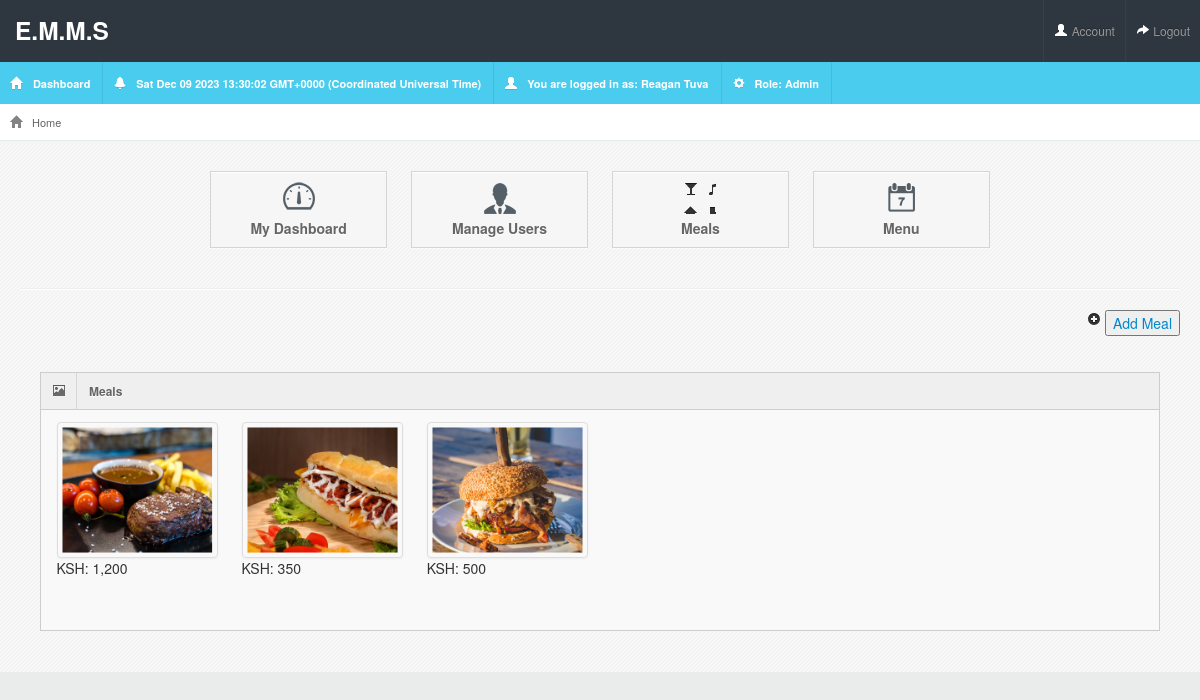
Screenshot of /meals/view-meals/ (signed in) with the database file from the repository.
### accounts/models.py (models this page shows, shortened)
class Account(AbstractBaseUser):
    first_name = models.CharField(max_length=50)
    last_name = models.CharField(max_length=50)
    username = models.CharField(max_length=50, unique=True)
    staff_number = models.CharField(max_length=50, unique=True)
    email = models.EmailField(max_length=100, unique=True)
    phone_number = models.CharField(max_length=50, unique=True)
    date_joined = models.DateTimeField(auto_now_add=True)
    last_login = models.DateTimeField(auto_now_add=True)
    is_active = models.BooleanField(default=True)
    is_staff = models.BooleanField(default=True)
    is_cook = models.BooleanField(default=False)
    is_chef = models.BooleanField(default=False)
    is_admin = models.BooleanField(default=False)
    is_superadmin = models.BooleanField(default=False)
    USERNAME_FIELD = 'staff_number'
    REQUIRED_FIELDS = ['username', 'email', 'first_name', 'last_name', 'phone_number']
    objects = MyAccountManager()
    class Meta:
        ordering = ['-id']

### meals/models.py (models this page shows, shortened)
class Meal(models.Model):
    owner = models.ForeignKey(Account, on_delete=models.CASCADE)
    meal_name = models.CharField(max_length=200)
    image = models.ImageField(blank=True, upload_to='meals', default="meals/default.png")
    amount = models.IntegerField()
    created_at = models.DateTimeField(auto_now_add=True)
    updated_at = models.DateTimeField(auto_now=True)
    id = models.UUIDField(default=uuid.uuid4, unique=True, primary_key=True, editable=False)
    class Meta:
        ordering = ['-created_at']

### meals/views.py (the view)
# urls.py: path('view-meals/', views.viewMeals, name="view-meals"),
@login_required(login_url= 'login')
def viewMeals(request):
     user = request.user
     if  user.is_chef == True:
        meals = Meal.objects.all()
        context = {
            'meals': meals,
        }
        return render(request, 'meals/view-meals.html', context)
     else:
         messages.error(request, "Access Route Denied!")
         return redirect('dashboard')

### meals/templates/meals/view-meals.html (shortened to what this page needs)
{% extends 'main.html' %}
{% load static %}
{%block content%}
{% if request.user.is_chef %}
<div class="text-right">
    <h1 class="icon-plus-sign"></h1>
   <button><a href="{% url 'add-meal' %}">Add Meal</a></button>
</div>
{% endif %}
<div class="container-fluid">
    <div class="row-fluid">
        <div class="span12">
            <div class="widget-box">
                <div class="widget-title">
                    <span class="icon">
                        <i class="icon-picture"></i>
                    </span>
                    <h5>Meals</h5>
                </div>
                <div class="widget-content">
                <ul class="thumbnails">
                    {% for meal in meals %}
                            <li class="span2">
                            <a class="thumbnail lightbox_trigger" href="{{meal.image.url}}">
                                <img src="{{meal.image.url}}" alt="" >
                            </a>
                            {% load humanize %}
                            <p>KSH: {{meal.amount|floatformat|intcomma}}</p>
                        </li>
                        {% endfor %}
                      </ul>
                </div>
            </div>
        </div>
    </div>
</div>
</div>
{%endblock%}

### templates/main.html (shortened to what this page needs)
<!DOCTYPE html>
{% load static %}
<html lang="en">
<head>
<link rel="stylesheet" href="{% static 'assets/css/bootstrap.min.css' %}" />
<link rel="stylesheet" href="{% static 'assets/css/bootstrap-responsive.min.css' %}" />
<link rel="stylesheet" href="{% static 'assets/css/fullcalendar.css' %}" />
<link rel="stylesheet" href="{% static 'assets/css/maruti-style.css' %}" />
<link rel="stylesheet" href="{% static 'assets/css/maruti-media.css' %}" class="skin-color" />
</head>
<body onload=display_ct();>
<div id="header">
    <h3><a href="{% url 'dashboard' %}">E.M.M.S</a></h3>
  </div>
  <div id="user-nav" class="navbar navbar-inverse">
    <ul class="nav">
      <li class="" ><a title="" href="{% url 'my-account' %}"><i class="icon icon-user"></i> <span class="text">Account</span></a></li>
      <li class=""><a title="" href="{% url 'logout' %}"><i class="icon icon-share-alt"></i> <span class="text">Logout</span></a></li>
    </ul>
  </div>
  <div id="sidebar"><a href="{% url 'dashboard' %}" class="visible-phone"> Dashboard</a><ul>
      <li class="active"><a href="{% url 'dashboard' %}"><i class="icon icon-home"></i> <span>Dashboard</span></a> </li>
      <li class="active"><a href=""><i class="icon icon-bell"></i> <span id='ct'></span></a> </li>
      <li class="active"><a href=""><i class="icon icon-user"></i> <span>You are logged in as: {{request.user.first_name}} {{request.user.last_name}}</span></a> </li>
      <li class="active"><a href=""><i class="icon icon-cog"></i> <span>Role: {% if request.user.is_admin %} Admin{% elif request.user.is_chef %} Chef{% elif request.user.is_cook %} Cook{% else %} Staff{% endif %}</span></a> </li>
    </ul>
  </div>
  <div id="content">
    <div id="content-header">
      <div id="breadcrumb"> <a href="{% url 'dashboard' %}" title="Go to Home" class="tip-bottom"><i class="icon-home"></i> Home</a></div>
    </div>
    <div class="container-fluid">
  {% include 'includes/navbar.html' %}
  {% block content%}{% endblock %}
    </div>
</body>
</html>

### static/assets/css/maruti-style.css (style rules this page uses)
* { outline:none !important; -moz-outline: none !important; }
body { overflow-x: hidden; margin-top: -10px; }
#header { height: 62px; position: relative; width: 100%; z-index: -7; }
#header h3 a { display: block; color: #ffffff; padding-top: 10px; padding-left: 15px; }
#sidebar { width:100%; background:#49cced; position:absolute; clear:both; top:62px; }
#sidebar > ul { margin:0px; padding:0px; width:100%; display:block; z-index:999; }
#sidebar > ul > li { list-style-type:none; float:left; display:block; margin:0px; border-right:1px solid #41bedd; position:relative; padding:10px; cursor:pointer }
#sidebar > ul > li a { padding:12px 0; }
#sidebar > ul li span { cursor:pointer; margin:0px 2px 0 5px; font-weight:bold; color:#fff; font-size:11px; }
#sidebar > ul li a i { background-image: url("../img/glyphicons-halflings-white.png"); margin-top:4px; vertical-align: top; }
#user-nav { position: absolute; right:0px; top: 0px; z-index:11; margin: 0; }
#user-nav > ul { margin: 0; padding: 0; list-style: none; }
#user-nav > ul > li { float: left; list-style-type: none; margin: 0; position: relative; padding:6px 0; background:#2e363f; border-left:1px solid #363e48; }
#user-nav > ul > li > a { padding: 15px 10px; display: block; font-size: 12px; }
#user-nav > ul > li > a > i, #sidebar li a i { vertical-align: top; background-image: url('../img/glyphicons-halflings-white.png'); margin-top: 2px; }
#content { background:url(../images/backgrounds/bodyBg.png) repeat #fff; margin-left:0px; margin-right: 0; margin-top:80px; padding-bottom: 25px; position: relative; min-height: 500px; width: auto; }
#content-header { position: abslute; width: 100%; margin-top: -38px; z-index: 20; }
.container-fluid .row-fluid:first-child { margin-top: 20px; }
#breadcrumb { background-color: #fff; border-bottom: 1px solid #e3ebed; }
#breadcrumb a { padding: 8px 20px 8px 10px; display: inline-block; background-image: url('../img/breadcrumb.png'); background-position: center right; background-repeat: no-repeat; font-size: 11px; color: #666666; }
#breadcrumb a:last-child { background-image:none; }
#breadcrumb a i { margin-right: 5px; opacity: .6; }
.widget-box { background: none repeat scroll 0 0 #F9F9F9; border-top: 1px solid #CDCDCD; border-left: 1px solid #CDCDCD; border-right: 1px solid #CDCDCD; clear: both; margin-top: 16px; margin-bottom: 16px; position: relative; }
.widget-title, .modal-header, .table th, div.dataTables_wrapper .ui-widget-header { background-color: #efefef; border-bottom: 1px solid #CDCDCD; height: 36px; }
.widget-title span.icon { border-right: 1px solid #cdcdcd; padding: 9px 10px 7px 11px; float: left; opacity: .7; }
.widget-title h5 { color: #666666; text-shadow: 0 1px 0 #ffffff; float: left; font-size: 12px; font-weight: bold; padding: 12px; line-height: 12px; margin: 0; }
.widget-content { padding: 12px 15px; border-bottom: 1px solid #cdcdcd; }
.thumbnails { margin-left: -2.12766% !important; }
.thumbnails [class*="span"] { margin-left: 2.12766% !important; position: relative; }

### static/assets/css/maruti-media.css (style rules this page uses)
body { background:#eaecec; }
#header { background-color: #2e363f; margin-top:10px; }

### rows the page displays
Account: user.first_name "Reagan", user.last_name "Tuva"
Meal: image (picture), amount "1,200"
Meal: image (picture), amount "350"
Meal: image (picture), amount "500"
